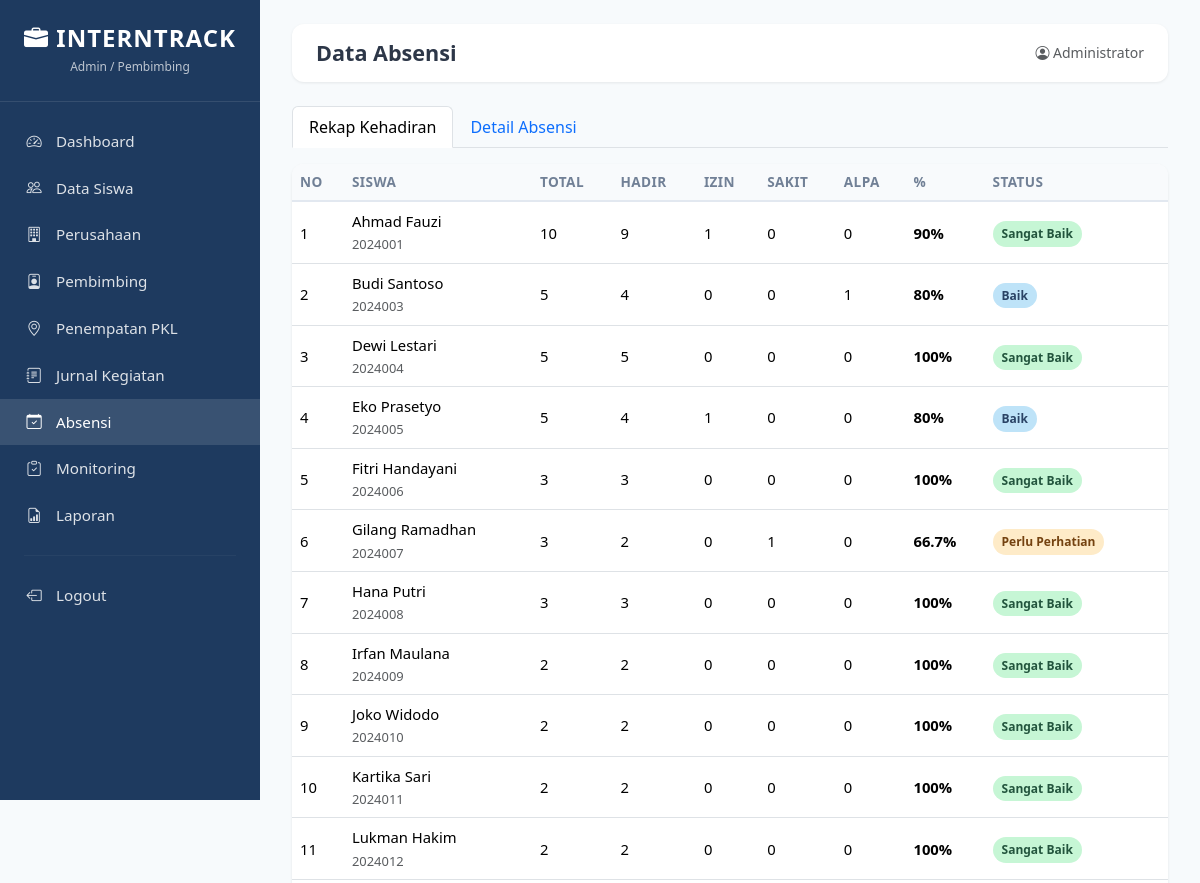
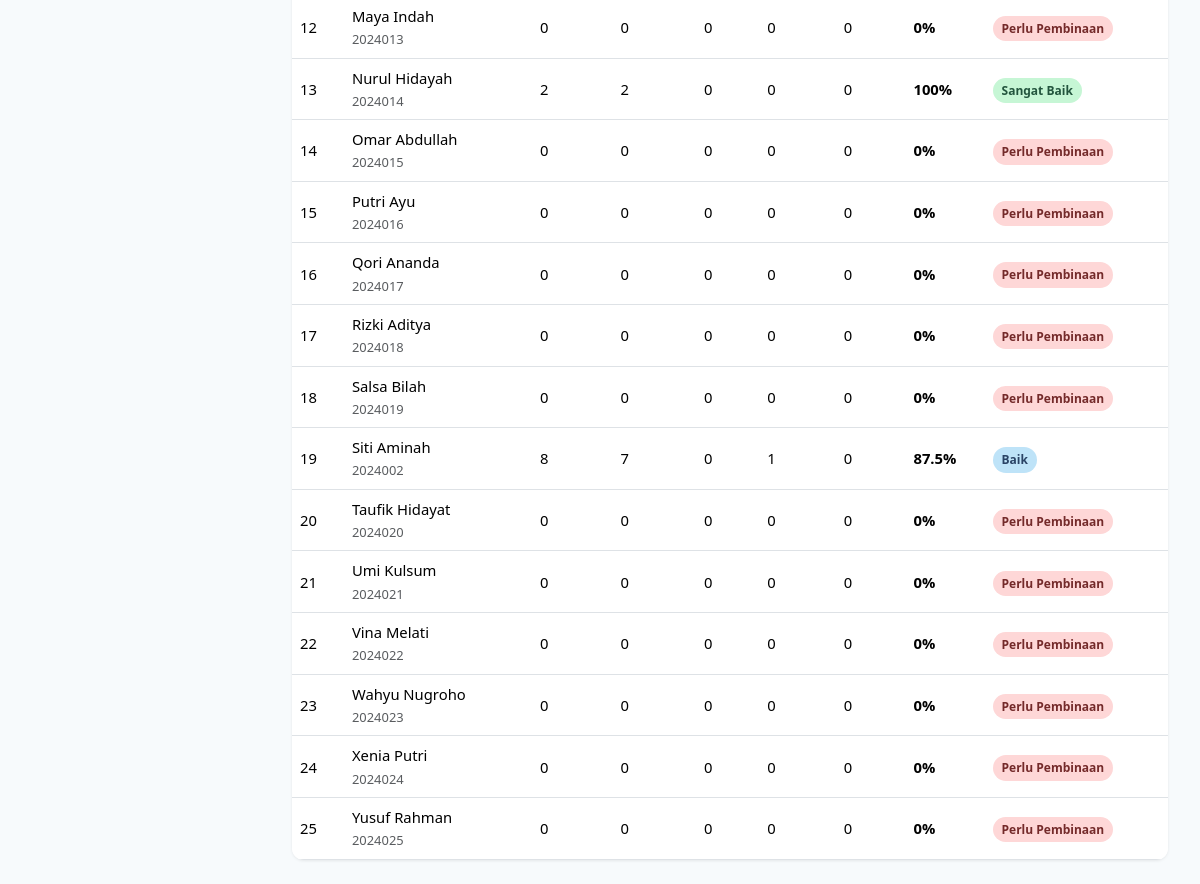
The page /admin/absensi.php (signed in) on the database its author committed (2 pictures, top to bottom).
### tables this page shows
CREATE TABLE siswa (
    id INT AUTO_INCREMENT PRIMARY KEY,
    nis VARCHAR(20) NOT NULL UNIQUE,
    nama VARCHAR(100) NOT NULL,
    kelas VARCHAR(20) NOT NULL,
    jurusan VARCHAR(50) NOT NULL,
    no_hp VARCHAR(20) DEFAULT NULL,
    alamat TEXT DEFAULT NULL,
    created_at TIMESTAMP DEFAULT CURRENT_TIMESTAMP
);

### config/database.php (called while the page is built, shortened)
<?php
function hitungStatusKehadiran($persen) {
    if ($persen >= 90) return 'Sangat Baik';
    if ($persen >= 75) return 'Baik';
    if ($persen >= 60) return 'Perlu Perhatian';
    return 'Perlu Pembinaan';
}
?>

### admin/absensi.php (the view, shortened to what this page needs)
<?php
require_once __DIR__ . '/includes/header.php';
$conn = getConnection();
$rekap = $conn->query("SELECT s.id, s.nama, s.nis,
    COUNT(a.id) total,
    SUM(CASE WHEN a.status='Hadir' THEN 1 ELSE 0 END) hadir,
    SUM(CASE WHEN a.status='Izin' THEN 1 ELSE 0 END) izin,
    SUM(CASE WHEN a.status='Sakit' THEN 1 ELSE 0 END) sakit,
    SUM(CASE WHEN a.status='Alpa' THEN 1 ELSE 0 END) alpa
    FROM siswa s LEFT JOIN absensi a ON s.id=a.siswa_id GROUP BY s.id ORDER BY s.nama");
?>
<ul class="nav nav-tabs mb-3">
    <li class="nav-item"><a class="nav-link active" data-bs-toggle="tab" href="#rekap">Rekap Kehadiran</a></li>
    <li class="nav-item"><a class="nav-link" data-bs-toggle="tab" href="#detail">Detail Absensi</a></li>
</ul>
<div class="tab-content">
    <div class="tab-pane fade show active" id="rekap">
        <div class="card-custom"><div class="card-body p-0">
            <table class="table table-custom table-hover mb-0">
                <thead><tr><th>No</th><th>Siswa</th><th>Total</th><th>Hadir</th><th>Izin</th><th>Sakit</th><th>Alpa</th><th>%</th><th>Status</th></tr></thead>
                <tbody>
                <?php $no=1; while($r=$rekap->fetch_assoc()):
                    $persen = $r['total']>0 ? round(($r['hadir']/$r['total'])*100,1) : 0;
                    $status = hitungStatusKehadiran($persen);
                    $badge = $persen>=90?'badge-sangatbaik':($persen>=75?'badge-baik':($persen>=60?'badge-perhatian':'badge-pembinaan'));
                ?>
                    <tr>
                        <td><?= $no++ ?></td>
                        <td><?= htmlspecialchars($r['nama']) ?><br><small class="text-muted"><?= $r['nis'] ?></small></td>
                        <td><?= $r['total'] ?></td><td><?= $r['hadir'] ?></td><td><?= $r['izin'] ?></td><td><?= $r['sakit'] ?></td><td><?= $r['alpa'] ?></td>
                        <td><strong><?= $persen ?>%</strong></td>
                        <td><span class="badge-status <?= $badge ?>"><?= $status ?></span></td>
                    </tr>
                <?php endwhile; ?>
                </tbody>
            </table>
        </div></div>
    </div>
</div>
<?php require_once __DIR__ . '/includes/footer.php'; ?>

### assets/css/style.css (style rules this page uses)
:root { --primary: #1e3a5f; --primary-light: #2c5282; --accent: #3182ce; --success: #38a169; --warning: #d69e2e; --danger: #e53e3e; --bg: #f7fafc; --text: #2d3748; --muted: #718096; }
* { box-sizing: border-box; margin: 0; padding: 0; }
body { font-family: 'Segoe UI', system-ui, sans-serif; background: var(--bg); color: var(--text); min-height: 100vh; }
.card-custom { background: #fff; border-radius: 12px; box-shadow: 0 1px 3px rgba(0,0,0,.08); overflow: hidden; }
.card-custom .card-body { padding: 1.25rem; }
.table-custom { margin: 0; }
.table-custom thead th { background: #f8fafc; font-weight: 600; font-size: .85rem; text-transform: uppercase; letter-spacing: .03em; color: var(--muted); border-bottom: 2px solid #e2e8f0; }
.table-custom td { vertical-align: middle; font-size: .925rem; }
.badge-status { padding: .35em .75em; border-radius: 999px; font-size: .75rem; font-weight: 600; }
.badge-sangatbaik { background: #c6f6d5; color: #22543d; }
.badge-baik { background: #bee3f8; color: #2a4365; }
.badge-perhatian { background: #feebc8; color: #744210; }
.badge-pembinaan { background: #fed7d7; color: #742a2a; }

### rows shown on the page
siswa: nama "Ahmad Fauzi", nis "2024001", total "10", hadir "9", izin "1", sakit "0", alpa "0", persen "90", status "Sangat Baik"
siswa: nama "Budi Santoso", nis "2024003", total "5", hadir "4", izin "0", sakit "0", alpa "1", persen "80", status "Baik"
siswa: nama "Dewi Lestari", nis "2024004", total "5", hadir "5", izin "0", sakit "0", alpa "0", persen "100", status "Sangat Baik"
siswa: nama "Eko Prasetyo", nis "2024005", total "5", hadir "4", izin "1", sakit "0", alpa "0", persen "80", status "Baik"
siswa: nama "Fitri Handayani", nis "2024006", total "3", hadir "3", izin "0", sakit "0", alpa "0", persen "100", status "Sangat Baik"
siswa: nama "Gilang Ramadhan", nis "2024007", total "3", hadir "2", izin "0", sakit "1", alpa "0", persen "66.7", status "Perlu Perhatian"
siswa: nama "Hana Putri", nis "2024008", total "3", hadir "3", izin "0", sakit "0", alpa "0", persen "100", status "Sangat Baik"
siswa: nama "Irfan Maulana", nis "2024009", total "2", hadir "2", izin "0", sakit "0", alpa "0", persen "100", status "Sangat Baik"
siswa: nama "Joko Widodo", nis "2024010", total "2", hadir "2", izin "0", sakit "0", alpa "0", persen "100", status "Sangat Baik"
siswa: nama "Kartika Sari", nis "2024011", total "2", hadir "2", izin "0", sakit "0", alpa "0", persen "100", status "Sangat Baik"
siswa: nama "Lukman Hakim", nis "2024012", total "2", hadir "2", izin "0", sakit "0", alpa "0", persen "100", status "Sangat Baik"
siswa: nama "Maya Indah", nis "2024013", total "0", hadir "0", izin "0", sakit "0", alpa "0", persen "0", status "Perlu Pembinaan"
siswa: nama "Nurul Hidayah", nis "2024014", total "2", hadir "2", izin "0", sakit "0", alpa "0", persen "100", status "Sangat Baik"
siswa: nama "Omar Abdullah", nis "2024015", total "0", hadir "0", izin "0", sakit "0", alpa "0", persen "0", status "Perlu Pembinaan"
siswa: nama "Putri Ayu", nis "2024016", total "0", hadir "0", izin "0", sakit "0", alpa "0", persen "0", status "Perlu Pembinaan"
siswa: nama "Qori Ananda", nis "2024017", total "0", hadir "0", izin "0", sakit "0", alpa "0", persen "0", status "Perlu Pembinaan"
siswa: nama "Rizki Aditya", nis "2024018", total "0", hadir "0", izin "0", sakit "0", alpa "0", persen "0", status "Perlu Pembinaan"
siswa: nama "Salsa Bilah", nis "2024019", total "0", hadir "0", izin "0", sakit "0", alpa "0", persen "0", status "Perlu Pembinaan"
siswa: nama "Siti Aminah", nis "2024002", total "8", hadir "7", izin "0", sakit "1", alpa "0", persen "87.5", status "Baik"
siswa: nama "Taufik Hidayat", nis "2024020", total "0", hadir "0", izin "0", sakit "0", alpa "0", persen "0", status "Perlu Pembinaan"
siswa: nama "Umi Kulsum", nis "2024021", total "0", hadir "0", izin "0", sakit "0", alpa "0", persen "0", status "Perlu Pembinaan"
siswa: nama "Vina Melati", nis "2024022", total "0", hadir "0", izin "0", sakit "0", alpa "0", persen "0", status "Perlu Pembinaan"
siswa: nama "Wahyu Nugroho", nis "2024023", total "0", hadir "0", izin "0", sakit "0", alpa "0", persen "0", status "Perlu Pembinaan"
siswa: nama "Xenia Putri", nis "2024024", total "0", hadir "0", izin "0", sakit "0", alpa "0", persen "0", status "Perlu Pembinaan"
siswa: nama "Yusuf Rahman", nis "2024025", total "0", hadir "0", izin "0", sakit "0", alpa "0", persen "0", status "Perlu Pembinaan"

### other values the page prints
$page_title "Data Absensi"
$user['nama'] "Administrator"
